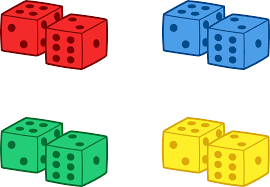
#> input picture opencv/DemoImages/final_challenge.png, 270 x 187 px
$ python 'final task.py'
#> lines starting #> are read from the running program, lines starting #| are printed output that depends on the picture; after the words box and inside, x2 and y2 are one past the last pixel; in counts of white or black regions, pixels touching at a corner belong together
import cv2

img = cv2.imread('DemoImages/final_challenge.png')
#> img is the input picture: shape (187, 270, 3); mean B, G, R 183.1, 204.5, 201.8
mask1 = cv2.inRange(img, (41, 41, 243), (43, 43, 245))
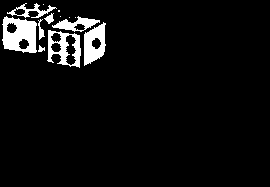
#> mask1: shape (187, 270); 5.7% white; 13 white regions (5 under 20 px), largest, box (x1, y1, x2, y2) and area: (2, 16, 37, 53) 907, (47, 30, 81, 68) 623, (84, 22, 106, 66) 613
cv2.imshow("mask1", mask1)
mask2 = cv2.inRange(img, (40, 238, 253), (42, 240, 255))
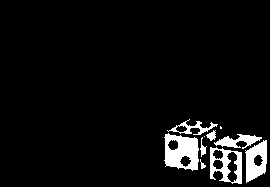
#> mask2: shape (187, 270); 5.6% white; 10 white regions (2 under 20 px), largest, box (x1, y1, x2, y2) and area: (164, 133, 199, 171) 910, (245, 140, 267, 183) 605, (210, 147, 242, 184) 603
cv2.imshow("mask2", mask2)

red_dice = cv2.bitwise_and(img, img, mask=mask1)
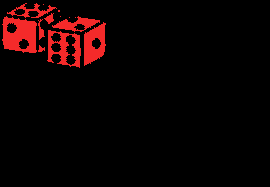
#> red_dice: shape (187, 270, 3); mean B, G, R 2.4, 2.4, 13.9
yellow_dice = cv2.bitwise_and(img, img, mask=mask2)
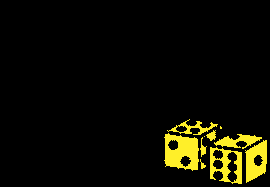
#> yellow_dice: shape (187, 270, 3); mean B, G, R 2.3, 13.5, 14.4
cv2.imshow("red", red_dice)
cv2.imshow("yellow", yellow_dice)

cv2.waitKey(0)
cv2.destroyAllWindows()
